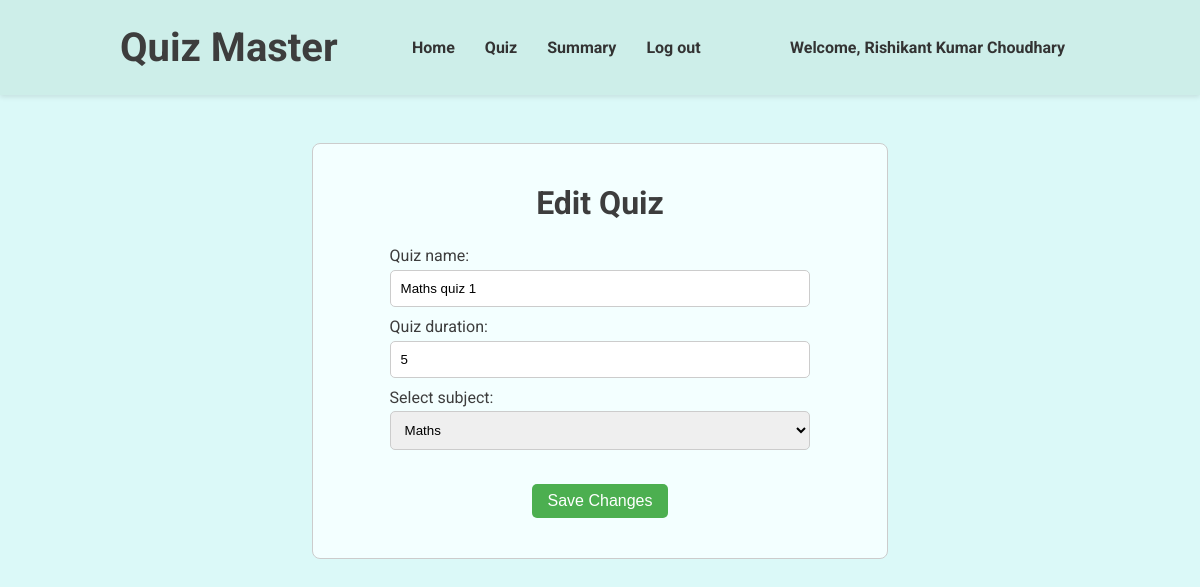
The page /edit-quiz/2 (signed in) on the database its author committed.
### models.py (models this page shows, shortened)
class User(db.Model, UserMixin):
    __tablename__ = 'users'
    id = db.Column(db.Integer, primary_key=True)
    username = db.Column(db.String(80), unique=True, nullable=False)
    passhash = db.Column(db.String(256), nullable=False)
    fullname = db.Column(db.String(80), nullable=False)
    qualification = db.Column(db.String(80), nullable=False)
    dob = db.Column(db.Date, nullable=False)
    is_admin = db.Column(db.Boolean, nullable=False, default=False)
    @property
    def password(self):
        raise AttributeError('Password is not a readable attribute')

class Quizzes(db.Model):
    __tablename__ = 'quizzes'
    quizid = db.Column(db.Integer, primary_key=True)
    quizname = db.Column(db.String(80), unique=False, nullable=False)
    subjectid = db.Column(db.Integer, db.ForeignKey('subjects.subjectid'), nullable=False)
    duration = db.Column(db.Integer, nullable=False)
    quizdate = db.Column(db.Date, nullable=False)
    questions = db.relationship('Questions', backref='quiz', lazy=True)

### routes.py (the view, shortened to what this page needs)
@app.route('/edit-quiz/<int:quiz_id>', methods=['GET', 'POST'])
@login_required
def edit_quiz(quiz_id):
    return render_template('edit-quiz.html', user = current_user, quiz = Quizzes.query.get(quiz_id), subjects = Subjects.query.all())

### app.py (called while the page is built)
@login_manager.user_loader
def load_user(userid):
    return models.User.query.get(int(userid))

### templates/edit-quiz.html (shortened to what this page needs)
{% extends "base.html" %} {% block title %}Edit Quiz | Quiz Master{% endblock %}
{% block stylesheet %}
<link rel="stylesheet" href="{{ url_for('static', filename='navbar.css') }}" />
{% endblock %} {% block navbar %}
<header>
  <div class="header-container">
    <h1>Quiz Master</h1>
    <nav>
      <ul>
        <li>
          <a href="/admin-dashboard">Home</a>
        </li>
        <li>
          <a href="/admin-quiz">Quiz</a>
        </li>
        <li>
          <a href="/admin-summary">Summary</a>
        </li>
        <li>
          <a href="/logout">Log out</a>
        </li>
      </ul>
    </nav>
    <a href="/profile">Welcome, {{ user.fullname}}</a>
  </div>
</header>
{% endblock %} {% block content %}
<div class="form-container">
  <form method="post" name="edit-quiz-form">
    <h2>Edit Quiz</h2>
    <div class="form-inputs">
      <label for="quiz-name">Quiz name:</label>
      <input
        type="text"
        name="quiz-name"
        id="quiz-name"
        placeholder="Quiz name"
        value="{{ quiz.quizname }}"
        required
      />
      <label for="quiz-duration">Quiz duration:</label>
      <input
        type="number"
        name="quiz-duration"
        id="quiz-duration"
        placeholder="Quiz duration"
        value="{{ quiz.duration }}"
        required
      />
      <label for="select-subject">Select subject:</label>
      <select id="select-subject" name="select-subject">
        {% for subject in subjects %}
        <option value="{{ subject.subjectname }}">
          {{ subject.subjectname }}
        </option>
        {% endfor %}
      </select>
    </div>
    <div class="btn-sec">
      <button class="save-btn" type="submit">Save Changes</button>
    </div>
  </form>
</div>
{% endblock %} {% block script %} {% endblock %}

### static/index.css (style rules this page uses)
* { margin: 0; padding: 0; box-sizing: border-box; }
body { background-color: #dbf9f8; color: #3d3d3d; font-family: 'roboto', sans-serif; }

### static/navbar.css (style rules this page uses)
header { background-color: #cdeee9; padding: 1.5rem; box-shadow: 0 2px 5px rgba(0, 0, 0, 0.1); }
.header-container { margin: auto; width: 80vw; display: flex; justify-content: space-between; align-items: center; }
header h1 { margin: 0; font-size: 2.5rem; color: #3d3d3d; }
header nav ul { list-style: none; display: flex; }
header a { margin: 0 15px; text-decoration: none; color: #333; font-weight: bold; }

### templates/edit-quiz.html (style rules this page uses)
.form-container { margin: auto; padding: 3rem 0; display: flex; justify-content: center; align-items: center; }
form { width: 60%; padding: 2.5rem 1.5rem; border: 1px solid #ccc; border-radius: 0.5rem; background-color: #f3ffff; }
form h2 { font-size: 2rem; text-align: center; margin-bottom: 1.5rem; }
.form-inputs { margin: auto; width: 80%; display: flex; flex-direction: column; margin-bottom: 1.5rem; }
.form-inputs label { margin-bottom: 0.3rem; }
.form-inputs input, .form-inputs select { padding: 10px; margin-bottom: 10px; border: 1px solid #ccc; border-radius: 5px; }
.btn-sec { display: flex; justify-content: center; }
form button { margin: 0 3rem; padding: 0.5rem 1rem; font-size: 1rem; color: white; border: none; border-radius: 5px; cursor: pointer; background-color: #4caf50; }

### rows shown on the page
User: fullname "Rishikant Kumar Choudhary"
Quizzes: quiz-name "Maths quiz 1", quiz-duration "5"

### other values the page prints
form field select-subject "Maths"
